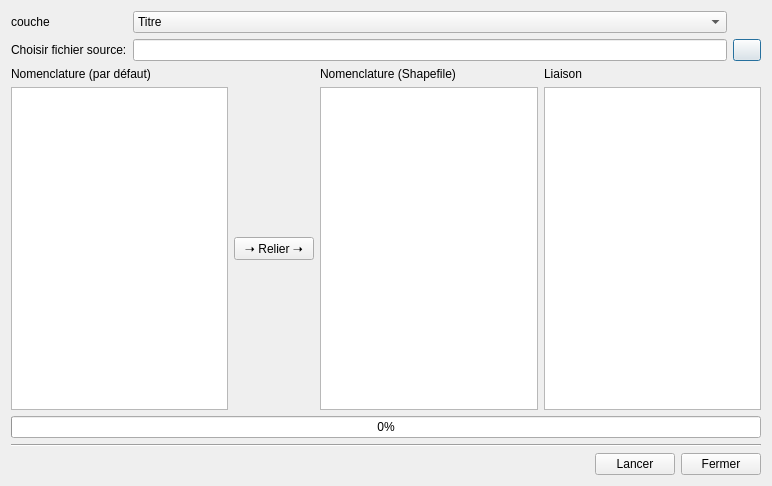
<?xml version="1.0" encoding="UTF-8"?>
<ui version="4.0">
 <class>Dialog</class>
 <widget class="QDialog" name="Dialog">
  <property name="geometry">
   <rect>
    <x>0</x>
    <y>0</y>
    <width>772</width>
    <height>486</height>
   </rect>
  </property>
  <property name="windowTitle">
   <string>Importer Données</string>
  </property>
  <property name="windowIcon">
   <iconset resource="../icons.qrc">
    <normaloff>:/std/icone/database-import-icon.png</normaloff>:/std/icone/database-import-icon.png</iconset>
  </property>
  <layout class="QVBoxLayout" name="verticalLayout">
   <item>
    <layout class="QGridLayout" name="gridLayout">
     <property name="topMargin">
      <number>0</number>
     </property>
     <property name="rightMargin">
      <number>0</number>
     </property>
     <item row="1" column="1">
      <widget class="QLineEdit" name="filename"/>
     </item>
     <item row="1" column="2">
      <widget class="QPushButton" name="pushButtonParcourir">
       <property name="maximumSize">
        <size>
         <width>28</width>
         <height>16777215</height>
        </size>
       </property>
       <property name="text">
        <string/>
       </property>
       <property name="icon">
        <iconset resource="../icons.qrc">
         <normaloff>:/std/icone/if_folder_horizontal_open_11903.png</normaloff>:/std/icone/if_folder_horizontal_open_11903.png</iconset>
       </property>
      </widget>
     </item>
     <item row="1" column="0">
      <widget class="QLabel" name="labelFilename">
       <property name="text">
        <string>Choisir fichier source:</string>
       </property>
      </widget>
     </item>
     <item row="0" column="1">
      <widget class="QComboBox" name="comboListecouche">
       <item>
        <property name="text">
         <string>Titre</string>
        </property>
       </item>
       <item>
        <property name="text">
         <string>Cadastre</string>
        </property>
       </item>
       <item>
        <property name="text">
         <string>DemandeFN</string>
        </property>
       </item>
       <item>
        <property name="text">
         <string>TSS</string>
        </property>
       </item>
       <item>
        <property name="text">
         <string>Zone Certifiable</string>
        </property>
       </item>
      </widget>
     </item>
     <item row="0" column="0">
      <widget class="QLabel" name="label">
       <property name="text">
        <string>couche</string>
       </property>
      </widget>
     </item>
    </layout>
   </item>
   <item>
    <layout class="QHBoxLayout" name="horizontalLayout_3">
     <item>
      <layout class="QGridLayout" name="gridLayout_2">
       <item row="0" column="2">
        <widget class="QLabel" name="label_3">
         <property name="text">
          <string>Nomenclature (Shapefile)</string>
         </property>
        </widget>
       </item>
       <item row="1" column="0">
        <widget class="QListWidget" name="listWidget_default"/>
       </item>
       <item row="1" column="2">
        <widget class="QListWidget" name="listWidget_shapefile"/>
       </item>
       <item row="0" column="0">
        <widget class="QLabel" name="label_2">
         <property name="text">
          <string>Nomenclature (par défaut)</string>
         </property>
        </widget>
       </item>
       <item row="0" column="3">
        <widget class="QLabel" name="label_4">
         <property name="text">
          <string>Liaison</string>
         </property>
        </widget>
       </item>
       <item row="1" column="3">
        <widget class="QListWidget" name="listWidget__liaison"/>
       </item>
       <item row="1" column="1">
        <widget class="QPushButton" name="pushButton_relier">
         <property name="text">
          <string>➝ Relier ➝</string>
         </property>
        </widget>
       </item>
      </layout>
     </item>
    </layout>
   </item>
   <item>
    <widget class="QProgressBar" name="progressBar_impor_shape">
     <property name="cursor">
      <cursorShape>UpArrowCursor</cursorShape>
     </property>
     <property name="value">
      <number>0</number>
     </property>
    </widget>
   </item>
   <item>
    <widget class="Line" name="line">
     <property name="orientation">
      <enum>Qt::Horizontal</enum>
     </property>
    </widget>
   </item>
   <item>
    <layout class="QHBoxLayout" name="horizontalLayout">
     <item>
      <spacer name="horizontalSpacer">
       <property name="orientation">
        <enum>Qt::Horizontal</enum>
       </property>
       <property name="sizeHint" stdset="0">
        <size>
         <width>40</width>
         <height>20</height>
        </size>
       </property>
      </spacer>
     </item>
     <item>
      <widget class="QPushButton" name="pushButtonLancer">
       <property name="text">
        <string>Lancer</string>
       </property>
      </widget>
     </item>
     <item>
      <widget class="QPushButton" name="pushButtonAnnuler">
       <property name="text">
        <string>Fermer</string>
       </property>
      </widget>
     </item>
    </layout>
   </item>
  </layout>
 </widget>
 <resources>
  <include location="../icons.qrc"/>
 </resources>
 <connections/>
</ui>
